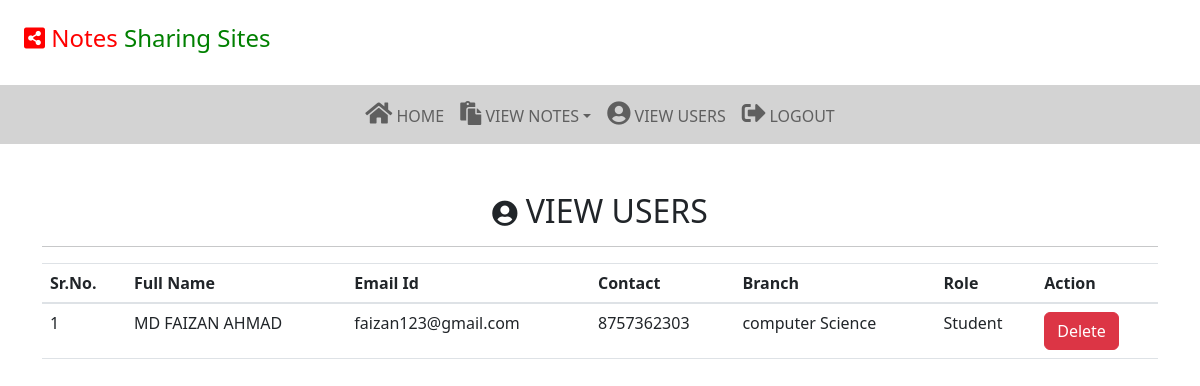
Screenshot of /view_users (signed in) with the database file from the repository.
### notes/models.py (models this page shows, shortened)
class Signup(models.Model):
    user = models.ForeignKey(User,on_delete=models.CASCADE)
    contact = models.CharField(max_length=10)
    branch = models.CharField(max_length=30)
    role = models.CharField(max_length=15)

### notes/views.py (the view)
# urls.py: path('view_users', view_users, name='view_users'),
def view_users(request):
    if not request.user.is_authenticated:
        return redirect('login_admin')
    users = Signup.objects.all()
    d = {'users': users}
    return render(request, 'view_users.html', d)

### notes/templates/view_users.html (shortened to what this page needs)
{%extends 'admin_nav.html'%}
{% load static %}
{% block body %}
<link rel="stylesheet" href="https://cdnjs.cloudflare.com/ajax/libs/twitter-bootstrap/5.2.0/css/bootstrap.min.css">
<link rel="stylesheet" href="https://cdn.datatables.net/1.13.4/css/dataTables.bootstrap5.min.css">
<div class="container mt-5">
      <h2 class="text-center"><i class='fas fa-user-circle' style='font-size:26px'></i> VIEW USERS</h2>
        <hr>
    <table class="table table=bordered" id="example"">
        <thead>
        <tr>
            <th>Sr.No.</th>
            <th>Full Name </th>
            <th>Email Id</th>
            <th>Contact</th>
            <th>Branch</th>
            <th>Role</th>
            <th>Action</th>
        </tr>
         {% for i in users %}
        <tr>
            <td>{{forloop.counter}}</td>
            <td style="text-transform:capitalize">{{i.user.first_name}} {{i.user.last_name}}</td>
            <td>{{i.user.username}}</td>
            <td>{{i.contact}}</td>
            <td>{{i.branch}}</td>
            <td>{{i.role}}</td>
             <td><a href="{% url 'delete_users' i.user.id %}" class=" btn btn-danger" onclick="return confirm('Are you Sure to delete?')">Delete</a></td>
        </tr>
        {% endfor %}
        </thead>
    </table>
</div>
{% endblock %}

### rows the page displays
Signup: user.first_name "MD FAIZAN", user.last_name "AHMAD", user.username "faizan123@gmail.com", contact "8757362303", branch "computer Science", role "Student"
